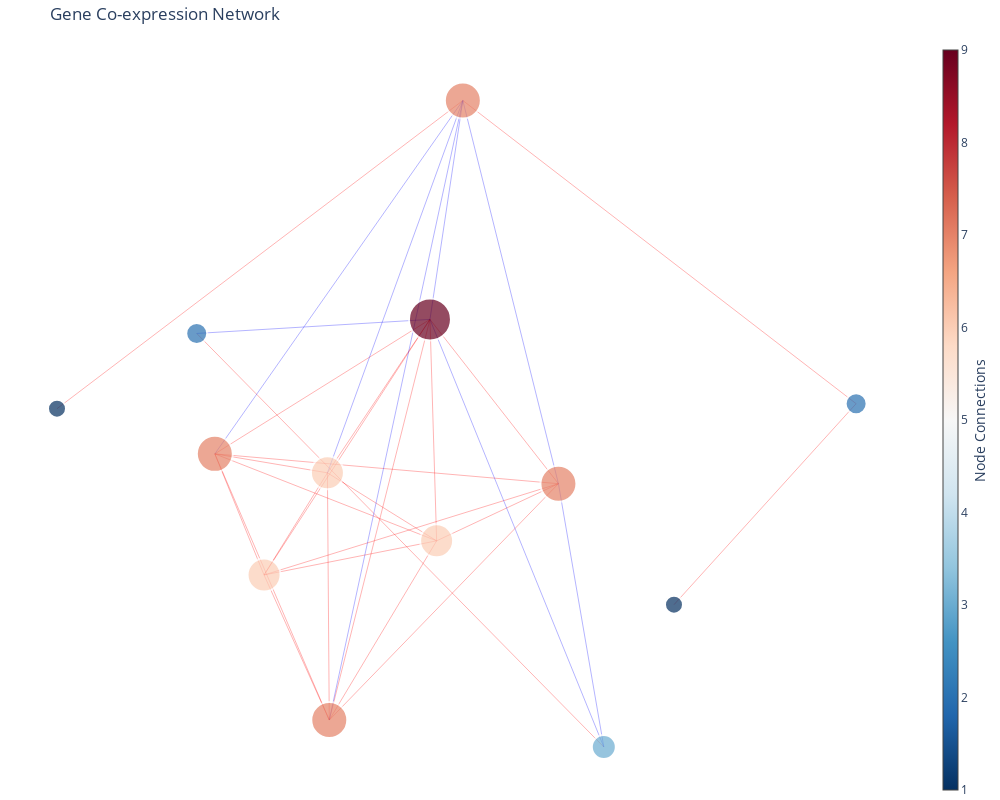

Source (notebook cell):
### Code cell
import plotly.graph_objects as corr_network
import networkx as nx

def create_gene_network(df_corr, width=1200, height=900, bubble_size=1, threshold=0.5, k_value=0.5, iterations_value=10, color='RdBu_r'):
    """根据输入的表达矩阵，绘制基因之间的相关性网络图
    
    Args:
        df_corr: 基因表达矩阵，其中行代表基因，列代表样本。
        width: 图形的宽度。
        height: 图形的高度。
        bubble_size: 节点的大小系数，这将影响每个节点的显示大小。
        threshold: 用于筛选出显著相关的基因对的相关系数阈值。
        k_value: NetworkX布局中的弹簧长度参数，影响节点间的距离。
        iterations_value: NetworkX布局算法的迭代次数。
        color: 颜色方案，用于节点的颜色编码。

    Returns:
    """

    # 预处理
    df_corr = df_corr.rename(columns={df_corr.columns[0]: 'gene_id'})
    df_corr = df_corr.set_index('gene_id')
    # if 'Geneid' in df_corr.columns:
    #     df_corr = df_corr.set_index('Geneid')
    df_corr = df_corr.round(2)
    correlation_matrix = df_corr.transpose().corr()

    # 使用networkx创建一个网络图
    G = nx.Graph()
    for gene1 in df_corr.index:
        for gene2 in df_corr.index:
            if gene1 != gene2:
                G.add_edge(gene1, gene2, weight=correlation_matrix.loc[gene1, gene2])

    threshold = threshold # 相关性系数
    edges = [(u, v) for (u, v, d) in G.edges(data=True) if abs(d['weight']) > threshold]
    G = G.edge_subgraph(edges).copy()  # 使用edges创建一个新的图，并使用copy()避免状态问题
    # pos设置,k越小则点越紧,iterations越大则点越稳定
    pos = nx.spring_layout(G, k=k_value, iterations=iterations_value)
    # 将位置作为节点属性添加到G中
    for node in G.nodes():
        G.nodes[node]['pos'] = pos[node]

    # 使用plotly创建网络图
    edge_x = []
    edge_y = []
    for edge in G.edges():
        x0, y0 = G.nodes[edge[0]]['pos']
        x1, y1 = G.nodes[edge[1]]['pos']
        edge_x.append(x0)
        edge_x.append(x1)
        edge_x.append(None)
        edge_y.append(y0)
        edge_y.append(y1)
        edge_y.append(None)
    
    # 分别创建正相关和负相关的边
    edge_x_pos, edge_y_pos = [], []
    edge_x_neg, edge_y_neg = [], []

    # 根据权重将边分为正负两组
    for edge in G.edges(data=True):
        x0, y0 = pos[edge[0]]
        x1, y1 = pos[edge[1]]
        if edge[2]['weight'] > 0:
            edge_x_pos.extend([x0, x1, None])
            edge_y_pos.extend([y0, y1, None])
        else:
            edge_x_neg.extend([x0, x1, None])
            edge_y_neg.extend([y0, y1, None])

    edge_trace_pos = corr_network.Scatter(
        x=edge_x_pos, y=edge_y_pos,
        line=dict(width=0.3, color='red'),
        hoverinfo='none',
        mode='lines'
    )
    
    edge_trace_neg = corr_network.Scatter(
        x=edge_x_neg, y=edge_y_neg,
        line=dict(width=0.3, color='blue'),
        hoverinfo='none',
        mode='lines'
    )

    node_x = []
    node_y = []
    for node in G.nodes():
        x, y = G.nodes[node]['pos']
        node_x.append(x)
        node_y.append(y)

    node_trace = corr_network.Scatter(
        x=node_x, y=node_y,
        mode='markers',
        hoverinfo='text',
        marker=dict(
            showscale=True,
            colorscale=color,
            colorbar=dict(
                thickness=15,
                title='Node Connections',
                xanchor='left',
                titleside='right'
            ),
            line_width=2))

    node_adjacencies = []
    node_text = []
    node_sizes = []  # 添加一个列表来存储基于节点连接数的大小

    # 计算每个节点的连接数
    for node, adjacencies in enumerate(G.adjacency()):
        node_adjacencies.append(len(adjacencies[1]))
        node_text.append(adjacencies[0])
        node_degree = len(adjacencies[1])
        # 设置节点大小
        scaled_size = 15 + (node_degree * bubble_size) # 基础大小为15，每个连接增加5个单位大小
        node_sizes.append(scaled_size)
    # norm = plt.Normalize(vmin=min(node_adjacencies), vmax=max(node_adjacencies)) # 将连接数映射到0-1范围  
    node_trace.marker.color = node_adjacencies
    node_trace.text = node_text
    node_trace.marker.size = node_sizes  # 更新marker的大小

    # 创建图形
    fig = corr_network.Figure(data = [edge_trace_pos, edge_trace_neg, node_trace],
                    layout=corr_network.Layout(
                        title='Gene Co-expression Network',
                        showlegend=False,
                        hovermode='closest',
                        margin=dict(b=0, l=0, r=0, t=40),
                        annotations=[
                            dict(
                                text="",
                                showarrow=False,
                                xref="paper", yref="paper",
                                x=0.005, y=-0.002)
                        ],
                        xaxis=dict(showgrid=False, zeroline=False, showticklabels=False),
                        yaxis=dict(showgrid=False, zeroline=False, showticklabels=False))
                    )

    # 定义fig的布局，设置宽度和高度
    fig.update_layout(
        autosize=False,
        width=width, 
        height=height,
        template="plotly_white"
    )
    # fig.update_traces(marker_symbol='diamond') # 更改marker的形状

    return fig


    # 方案1:将fig对象转为json
    # fig_json = pio.to_json(fig)
    # return fig_json

    # 方案2:将fig转为html格式，返回html代码
    # fig_html = plot(fig, output_type='div', include_plotlyjs=False)        
    # return fig_html

    # 方案3:将fig转为html格式，保存为html文件
    # fig.write_html("corr_network.html")
    # return "corr_network.html"


# 示例调用
create_gene_network(df_corr,
                    width=1000,
                    height=800,
                    bubble_size=3,
                    threshold=0.8,
                    k_value=0.5,
                    iterations_value=10,
                    color='RdBu_r'
                    )

### Figure 1 — Plotly figure (JSON) as saved in the notebook; plotly's stock layout.template omitted (floating-point values rounded to 4 significant figures)
{"data": [{"hoverinfo": "none", "line": {"color": "red", "width": 0.3}, "mode": "lines", "type": "scatter", "x": [-0.4133, -0.1822, null, -0.4133, 0.04184, null, -0.4133, -0.3122, null, -0.4133, 0.2918, null, -0.4133, -0.1784, null, -0.4133, 0.02815, null, -0.1822, 0.04184, null, -0.1822, -0.3122, null, -0.1822, -0.1784, null, -0.1822, 0.02815, null, 0.04184, -0.3122, null, 0.04184, 0.2918, null, 0.04184, -0.1784, null, 0.04184, 0.02815, null, -0.3122, 0.2918, null, -0.3122, -0.1784, null, -0.3122, 0.02815, null, 0.9026, 0.09562, null, 0.9026, 0.5289, null, 0.09562, -0.7371, null, 0.2918, -0.1784, null, 0.2918, 0.02815, null, -0.1784, 0.02815, null, -0.4504, 0.3849, null], "y": [0.05424, 0.00344, null, 0.05424, -0.1786, null, 0.05424, -0.2699, null, 0.05424, -0.0256, null, 0.05424, -0.6582, null, 0.05424, 0.4141, null, 0.00344, -0.1786, null, 0.00344, -0.2699, null, 0.00344, -0.6582, null, 0.00344, 0.4141, null, -0.1786, -0.2699, null, -0.1786, -0.0256, null, -0.1786, -0.6582, null, -0.1786, 0.4141, null, -0.2699, -0.0256, null, -0.2699, -0.6582, null, -0.2699, 0.4141, null, 0.1885, 1, null, 0.1885, -0.3495, null, 1, 0.1752, null, -0.0256, -0.6582, null, -0.0256, 0.4141, null, -0.6582, 0.4141, null, 0.3765, -0.7303, null]}, {"hoverinfo": "none", "line": {"color": "blue", "width": 0.3}, "mode": "lines", "type": "scatter", "x": [-0.4133, 0.09562, null, -0.1822, 0.09562, null, 0.09562, 0.2918, null, 0.09562, -0.1784, null, 0.09562, 0.02815, null, 0.2918, 0.3849, null, -0.4504, 0.02815, null, 0.02815, 0.3849, null], "y": [0.05424, 1, null, 0.00344, 1, null, 1, -0.0256, null, 1, -0.6582, null, 1, 0.4141, null, -0.0256, -0.7303, null, 0.3765, 0.4141, null, 0.4141, -0.7303, null]}, {"hoverinfo": "text", "marker": {"color": [7, 6, 6, 6, 2, 7, 7, 7, 2, 1, 9, 1, 3], "colorbar": {"thickness": 15, "title": {"side": "right", "text": "Node Connections"}, "xanchor": "left"}, "colorscale": [[0, "rgb(5,48,97)"], [0.1, "rgb(33,102,172)"], [0.2, "rgb(67,147,195)"], [0.3, "rgb(146,197,222)"], [0.4, "rgb(209,229,240)"], [0.5, "rgb(247,247,247)"], [0.6, "rgb(253,219,199)"], [0.7, "rgb(244,165,130)"], [0.8, "rgb(214,96,77)"], [0.9, "rgb(178,24,43)"], [1, "rgb(103,0,31)"]], "line": {"width": 2}, "showscale": true, "size": [36, 33, 33, 33, 21, 36, 36, 36, 21, 18, 42, 18, 24]}, "mode": "markers", "text": ["Gene1", "Gene2", "Gene3", "Gene4", "Gene5", "Gene6", "Gene7", "Gene8", "Gene9", "Gene11", "Gene12", "Gene14", "Gene15"], "type": "scatter", "x": [-0.4133, -0.1822, 0.04184, -0.3122, 0.9026, 0.09562, 0.2918, -0.1784, -0.4504, 0.5289, 0.02815, -0.7371, 0.3849], "y": [0.05424, 0.00344, -0.1786, -0.2699, 0.1885, 1, -0.0256, -0.6582, 0.3765, -0.3495, 0.4141, 0.1752, -0.7303]}], "layout": {"annotations": [{"showarrow": false, "text": "", "x": 0.005, "xref": "paper", "y": -0.002, "yref": "paper"}], "autosize": false, "height": 800, "hovermode": "closest", "margin": {"b": 0, "l": 0, "r": 0, "t": 40}, "showlegend": false, "title": {"text": "Gene Co-expression Network"}, "width": 1000, "xaxis": {"showgrid": false, "showticklabels": false, "zeroline": false}, "yaxis": {"showgrid": false, "showticklabels": false, "zeroline": false}}}
